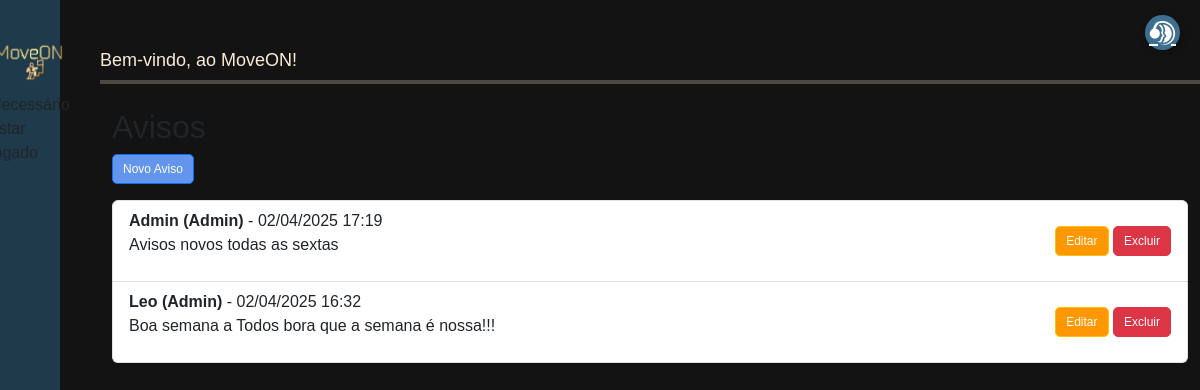
/notifications/list, run on the app's committed database.
### notification/models.py (models this page shows, shortened)
class Notifications(models.Model):
    resume = models.TextField('Aviso')
    redator = models.ForeignKey(settings.AUTH_USER_MODEL, on_delete=models.CASCADE, null=True, blank=True)
    recipients = models.ManyToManyField(settings.AUTH_USER_MODEL, related_name="notification_recipients", blank=True)
    created_at = models.DateTimeField(auto_now_add=True)
    class Meta:
        verbose_name = "Notificação"
        verbose_name_plural = "Notificações"
        ordering = ["-created_at"]  # Ordena da mais recente para a mais antiga
        db_table = 'notifications'

### move_on/models.py (models this page shows)
class User(AbstractUser):
    client = models.ForeignKey(Profile, on_delete=models.CASCADE, related_name="users", null=True, blank=True, db_column='client')
    role = models.ForeignKey(Role, on_delete=models.SET_NULL, null=True, blank=True, db_column='role')
    groups = models.ManyToManyField(
        'auth.Group',
        related_name='move_on_users',
        blank=True
    )
    user_permissions = models.ManyToManyField(
        'auth.Permission',
        related_name='move_on_users',
        blank=True
    )
    class Meta:
        db_table = "users"
    def __str__(self):
        return f"{self.username} ({self.role})" if self.role else self.username

class Role(models.Model):
    name = models.CharField("Nome do Papel", max_length=50, unique=True)
    description = models.TextField("Descrição", blank=True, null=True)
    class Meta:
        db_table = "roles"
    def __str__(self):
        return self.name

### notification/views.py (the view)
# urls.py: path('list', NotificationListView.as_view(), name='notification_list'),
class NotificationListView(ListView):
    model = Notifications
    template_name = 'notifications/notification_list.html'
    context_object_name = 'notifications'
    ordering = ['-created_at']

### notification/templates/notifications/notification_list.html (shortened to what this page needs)
{% extends "Menu/menu.html" %}
{% block content %}
<div class="container">
    <h2 class="mt-4">Avisos</h2>
    <a href="{% url 'notification_form' %}" class="btn btn-primary mb-3" style="background-color: cornflowerblue;">Novo Aviso</a>
    <ul class="list-group">
        {% for notification in notifications %}
            <li class="list-group-item d-flex justify-content-between align-items-center">
                <div>
                    <strong>{{ notification.redator }}</strong> - {{ notification.created_at|date:"d/m/Y H:i" }}
                    <p>{{ notification.resume }}</p>
                </div>
                <div>
                    <a href="{% url 'notification_edit' notification.pk %}" class="btn btn-warning btn-sm">Editar</a>
                    <a href="{% url 'notification_delete' notification.pk %}" class="btn btn-danger btn-sm">Excluir</a>
                </div>
            </li>
        {% endfor %}
    </ul>
</div>
{% endblock %}

### move_on/static/css/styles.css (style rules this page uses)
body { background-color: rgb(19, 19, 19); }
* { font-family: Verdana, Geneva, Tahoma, sans-serif; }
.btn { padding: 5px 10px; font-size: 12px; border-radius: 5px; }
.btn-warning { background-color: #ff9800; color: white; }

### data on the page
Notifications: redator "Admin (Admin)", created_at "02/04/2025 17:19", resume "Avisos novos todas as sextas"
Notifications: redator "Leo (Admin)", created_at "02/04/2025 16:32", resume "Boa semana a Todos bora que a semana é nossa!!!"
